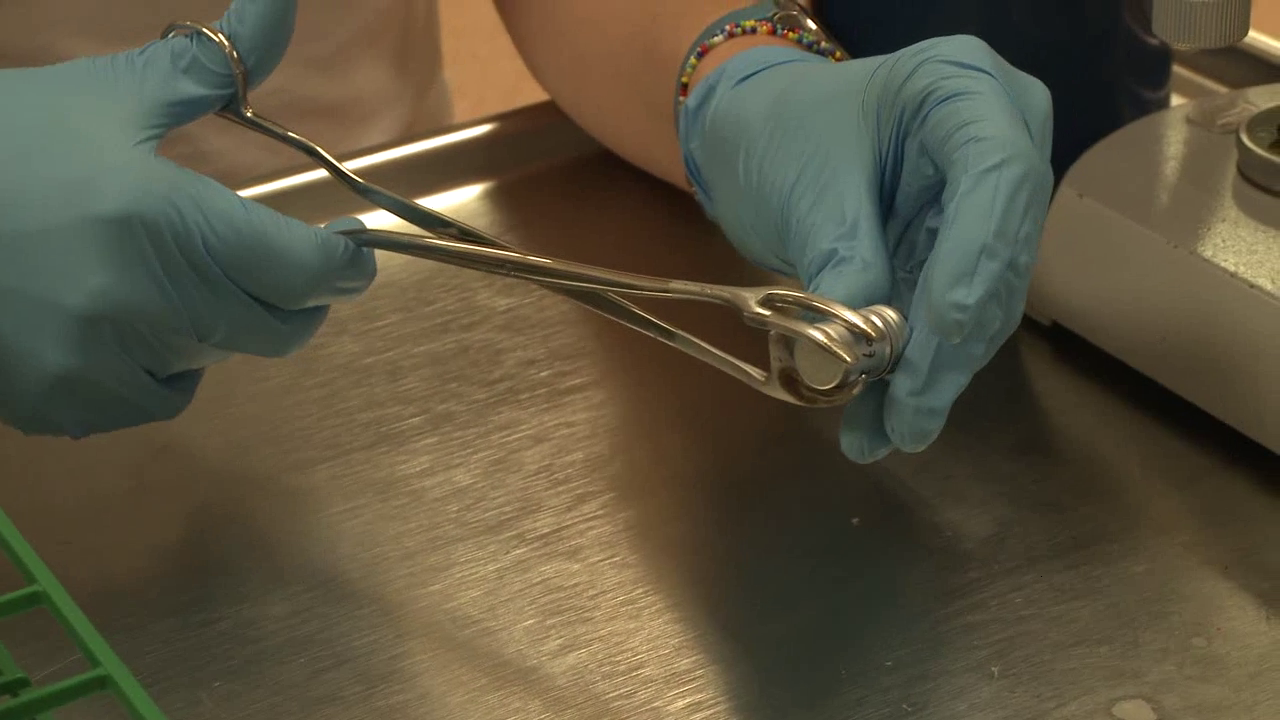
#> input picture frame 18 of data/Med_video.mp4, 1280 x 720 px
$ jupyter execute 2.ipynb
#> lines starting #> are read from the running program, lines starting #| are printed output that depends on the picture; after the words box and inside, x2 and y2 are one past the last pixel; in counts of white or black regions, pixels touching at a corner belong together
Искажение видео

[cell 1]
import cv2
import numpy as np

# Открываем видео
video = cv2.VideoCapture('./data/Med_video.mp4')

while video.isOpened():
    ret, frame = video.read()
#> frame is the input picture: shape (720, 1280, 3); mean B, G, R 62.9, 83.3, 90.5
    if not ret:
        break
    # Показываем кадр
    cv2.imshow('Video_original', frame)

    if cv2.waitKey(25) & 0xFF == ord('q'):
#> (key q is pressed here)
        break

video.release()
cv2.destroyAllWindows()


# Открываем видео на обработку
video = cv2.VideoCapture('./data/Med_video.mp4')
while video.isOpened():
    ret, frame = video.read()
    if not ret:
        break

    width = frame.shape[1]
#> width = 1280

    # Добавляем шум
    noise = np.random.normal(0, 0.5, frame.shape).astype(np.uint8)
    noisy_frame = cv2.add(frame, noise)
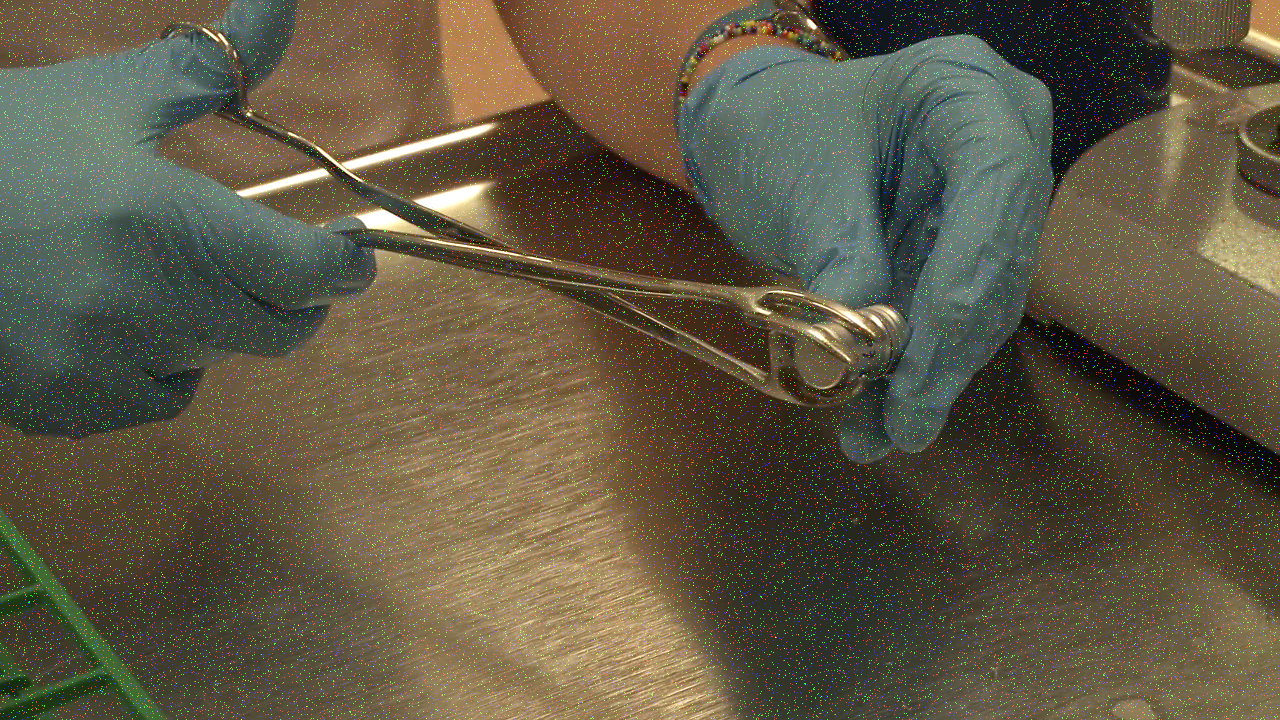
#> noisy_frame: shape (720, 1280, 3); mean B, G, R 67.3, 87.2, 94.2

    # Искажаем цвета
    distorted_frame = cv2.cvtColor(noisy_frame, cv2.COLOR_BGR2HSV)
#> distorted_frame: shape (720, 1280, 3); mean H, S, V 36.1, 98.8, 105.6
    distorted_frame[:, :, 0] = (distorted_frame[:, :, 0] + 90) % 180
#> distorted_frame: shape (720, 1280, 3); mean H, S, V 115.8, 98.8, 105.6
    distorted_frame = cv2.cvtColor(distorted_frame, cv2.COLOR_HSV2BGR)
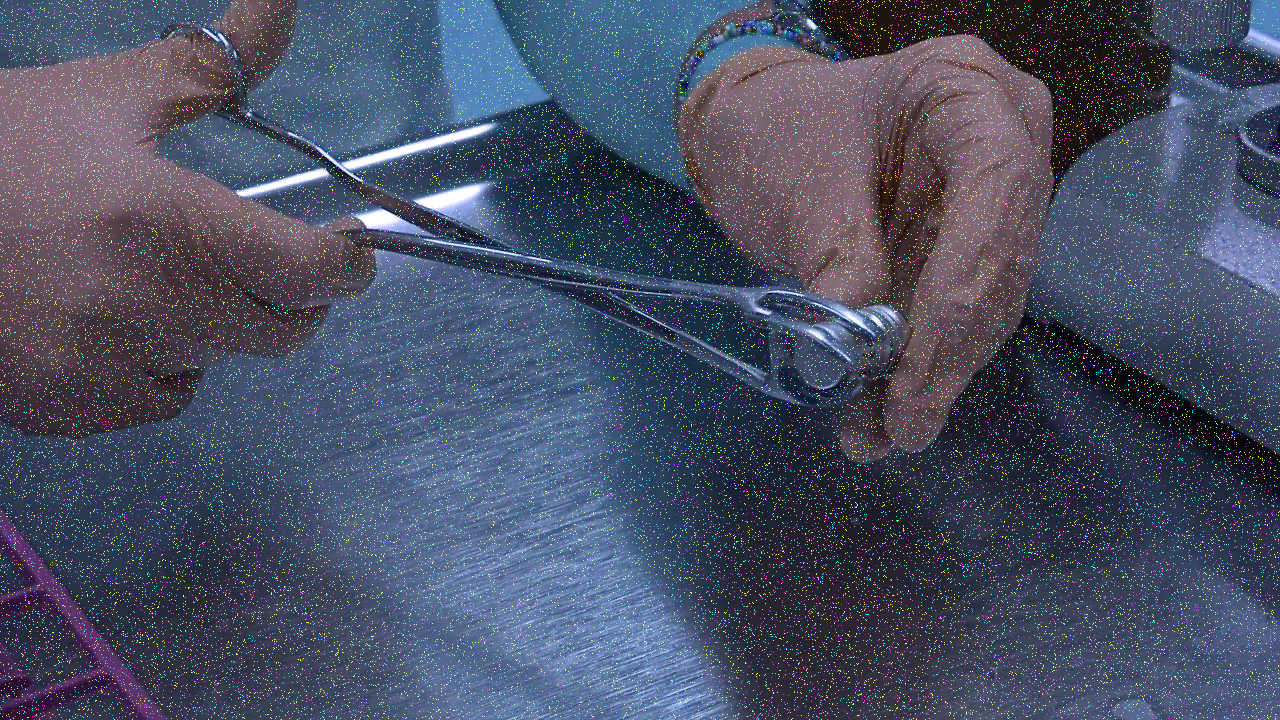
#> distorted_frame: shape (720, 1280, 3); mean B, G, R 99.2, 79, 72.1

    # Три полосы
    stripe_width = 2
    for i in range(3):
        stripe_pos = np.random.randint(0, width - stripe_width)
        distorted_frame[:, stripe_pos:stripe_pos + stripe_width, :] = 0
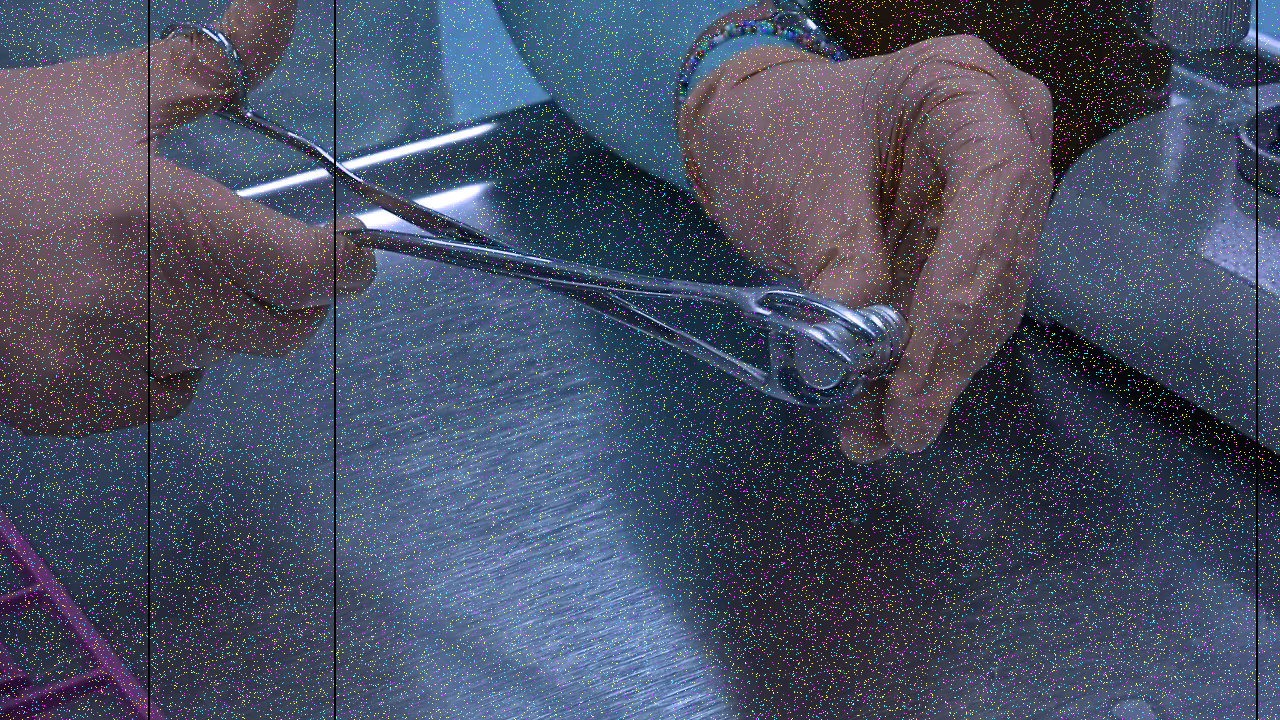
#> distorted_frame: shape (720, 1280, 3); 0.47% of pixels changed, all inside (x1, y1, x2, y2) = (148, 0, 1258, 720)


    # Меняем яркость

    brightness_factor = np.random.uniform(low=0.8, high=1.3)
    bright_frame = cv2.convertScaleAbs(distorted_frame, alpha=brightness_factor)
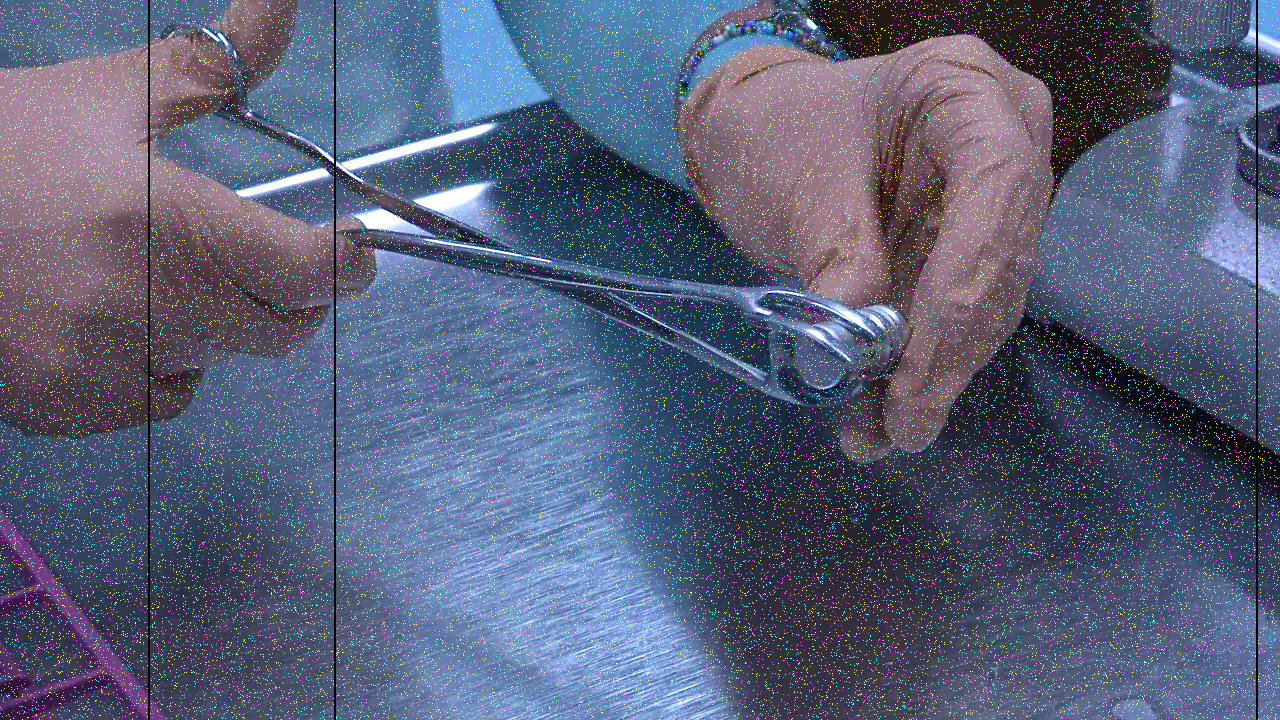
#> bright_frame: shape (720, 1280, 3); mean B, G, R 119.9, 95.6, 87.4

    # Показываем обработанный кадр
    cv2.imshow('Video_new', bright_frame)

    if cv2.waitKey(25) & 0xFF == ord('q'):
#> (key q is pressed here)
        break

video.release()
cv2.destroyAllWindows()

$ run again, starting later in the video
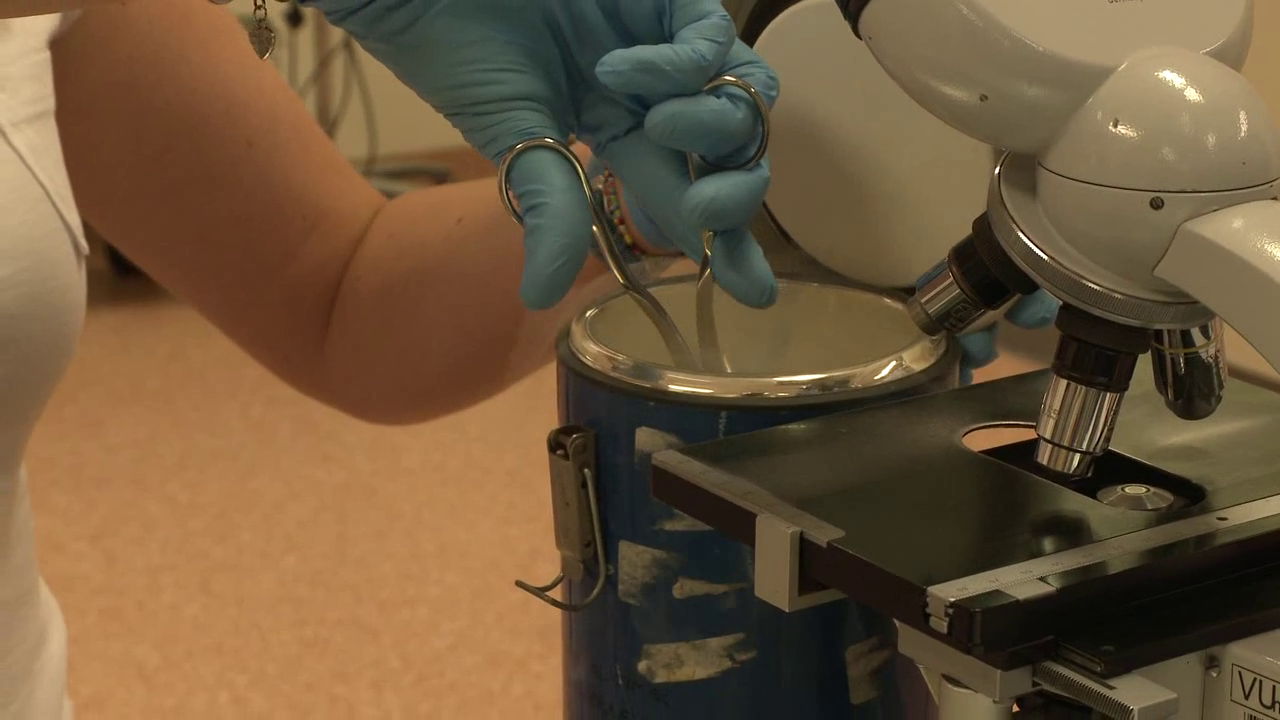
#> input picture frame 81 of data/Med_video.mp4, 1280 x 720 px
#> frame is the input picture: shape (720, 1280, 3); mean B, G, R 59.5, 87.2, 109.8
#> after the loop `for i in range(3):`:
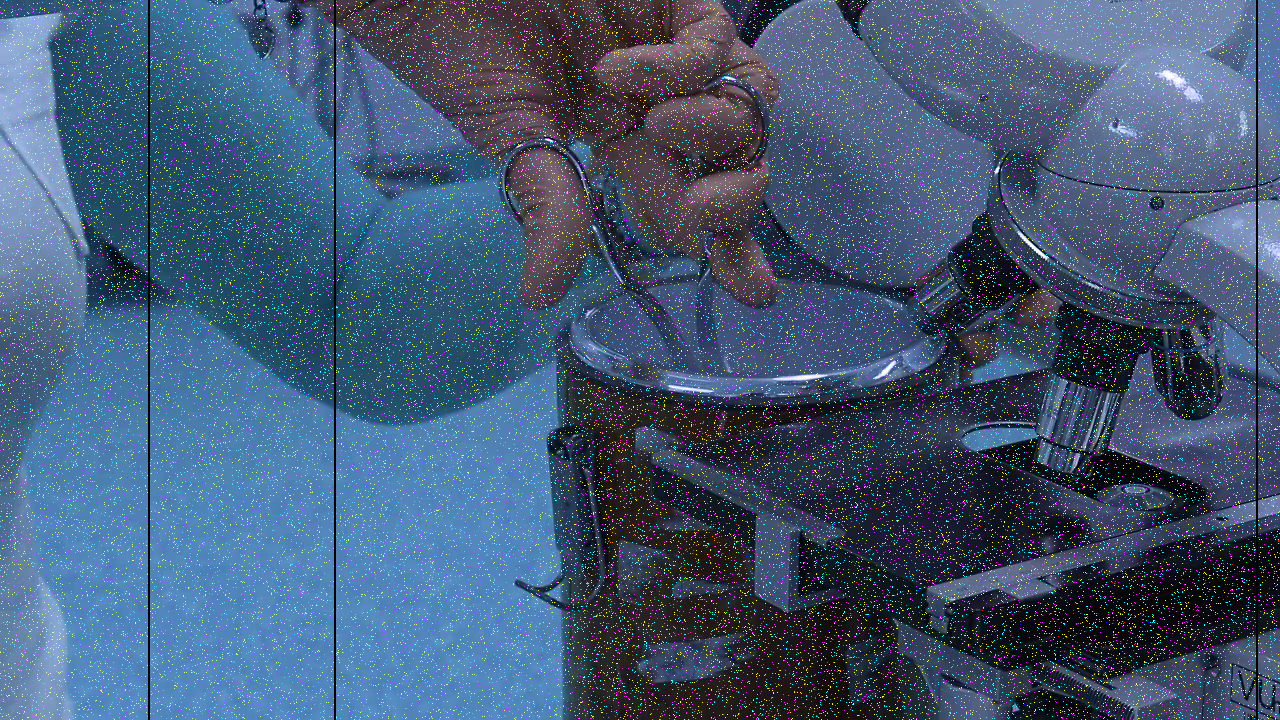
#> distorted_frame: shape (720, 1280, 3); mean B, G, R 115.3, 88.1, 66.3
#> `bright_frame = cv2.convertScaleAbs(distorted_frame, alpha=brightness_f..`:
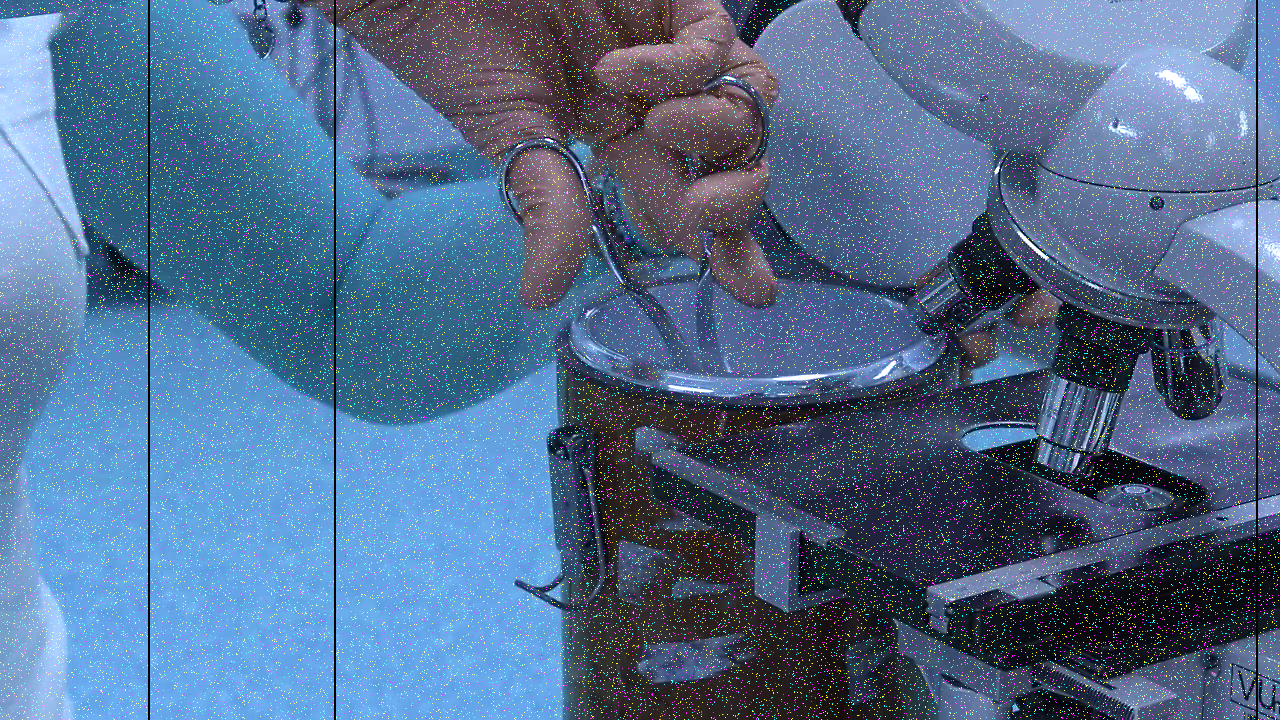
#> bright_frame: shape (720, 1280, 3); mean B, G, R 140.7, 107.6, 81.3

$ run again, starting later in the video
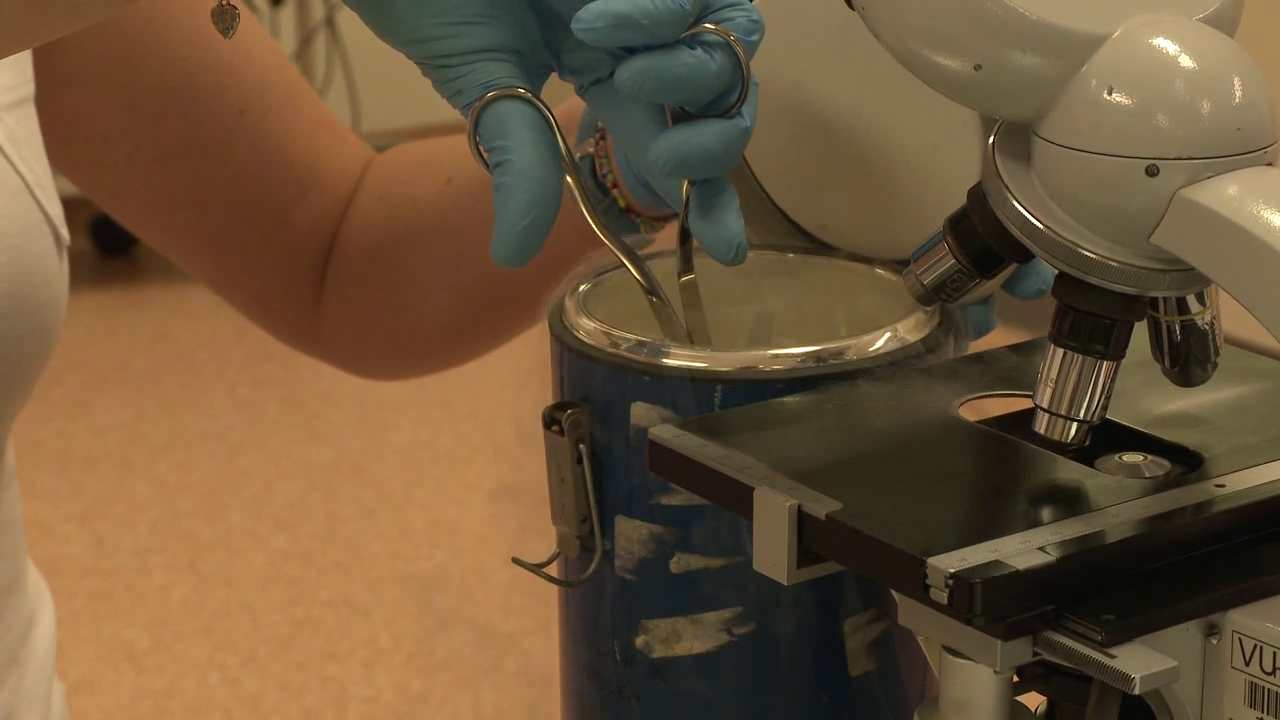
#> input picture frame 145 of data/Med_video.mp4, 1280 x 720 px
#> frame is the input picture: shape (720, 1280, 3); mean B, G, R 57.6, 85.5, 108.9
#> after the loop `for i in range(3):`:
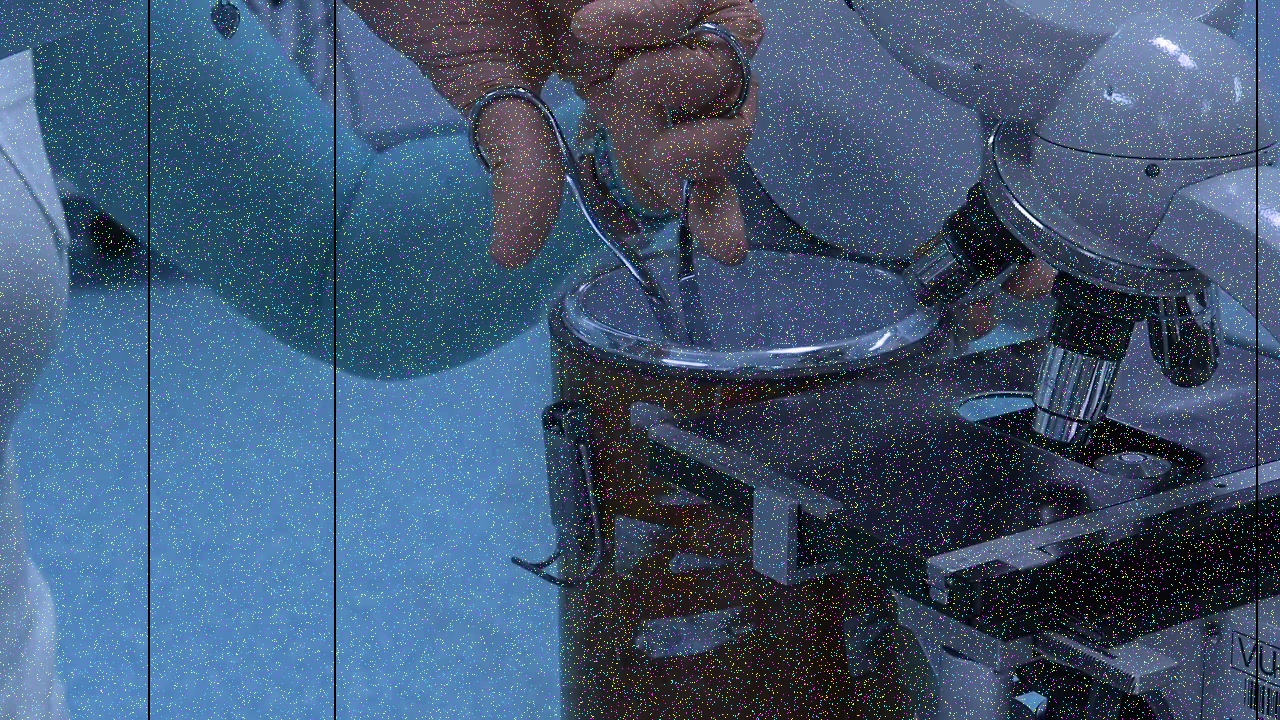
#> distorted_frame: shape (720, 1280, 3); mean B, G, R 114.4, 87, 64.3
#> `bright_frame = cv2.convertScaleAbs(distorted_frame, alpha=brightness_f..`:
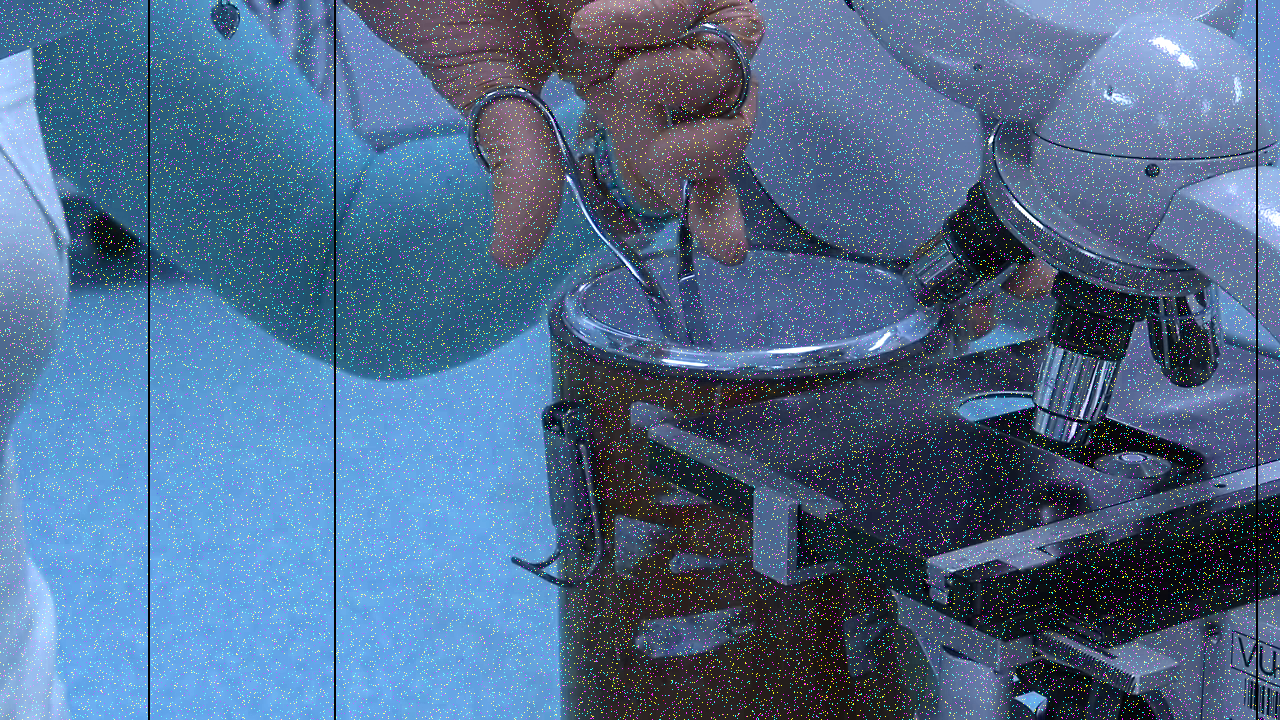
#> bright_frame: shape (720, 1280, 3); mean B, G, R 139.5, 106.2, 78.9
